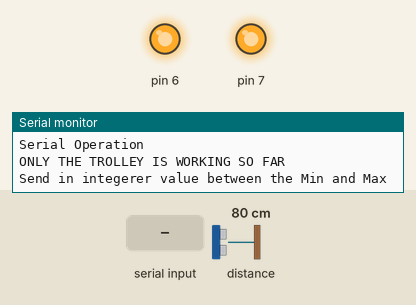
This sketch was run on a simulated Arduino Uno, built with avr-gcc and run on an emulated ATmega328P. Parts: output pins drawn as LEDs (lit = HIGH), the last lines printed to the serial monitor. The inputs (shaded band) are chosen by the test bench; at power-on: distance to the obstacle 80 cm.

Above: at 1.3 s.
1.4 s: "90,45\n" received over Serial
At 2.3 s:
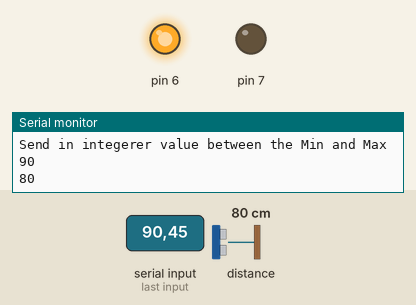
2.9 s: distance to the obstacle set to 11 cm
4.6 s: distance to the obstacle set to 8 cm
At 6.1 s:
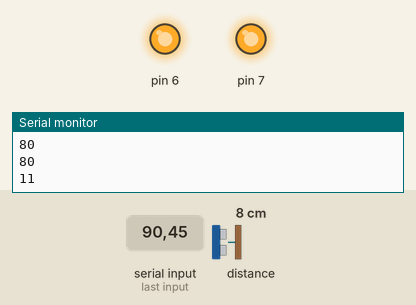
Timing chart, 0 to 7.6 s (numbered marks = the images above; inputs shaded):
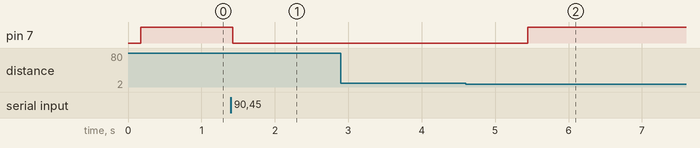

Measured:
- the behaviour switches between 10 and 9 cm on distance to the obstacle (found by bisection; images 1 and 2)
- after the input at 1.4 s, pin 7: HIGH → LOW at once
- after the input at 4.6 s, pin 7: LOW → HIGH after 0.84 s

The sketch:

main.ino
```cpp
/*------------------------------------------------------------------------------

  LIDARLite Arduino Library
  GetDistanceI2c

  This example shows how to initialize, configure, and read distance from a
  LIDAR-Lite connected over the I2C interface.

  Connections:
  LIDAR-Lite 5 Vdc (red) to Arduino 5v
  LIDAR-Lite I2C SCL (green) to Arduino SCL
  LIDAR-Lite I2C SDA (blue) to Arduino SDA
  LIDAR-Lite Ground (black) to Arduino GND

  (Capacitor recommended to mitigate inrush current when device is enabled)
  680uF capacitor (+) to Arduino 5v
  680uF capacitor (-) to Arduino GND

  See the Operation Manual for wiring diagrams and more information:
  http://static.garmin.com/pumac/LIDAR_Lite_v3_Operation_Manual_and_Technical_Specifications.pdf

------------------------------------------------------------------------------*/

#include <Wire.h>
#include <LIDARLite.h>

LIDARLite myLidarLite;

int EMERGENCY_STOP = 0;
boolean in_motion = false;
int DISTANCE = 0;
int min_position = 10;
int max_position = 300;

void setup()
{
  Serial.begin(9600); // Initialize serial connection to display distance readings
  while (!Serial) {
    ; // wait for serial port to connect. Needed for native USB
  }
  Serial.println("Welcome");
  Serial.println("Boad Rate: 9600");
  Serial.println("Trolley...");
  Serial.println("  Min Position: 10");
  Serial.println("  Max Position: 300");
  Serial.println("Winch...");
  Serial.println("  Min Position: 10");
  Serial.println("  Max Position: 300");
  Serial.println("Serial Operation");
  Serial.println("ONLY THE TROLLEY IS WORKING SO FAR");
  Serial.println("Send in integerer value between the Min and Max");
  /*
    begin(int configuration, bool fasti2c, char lidarliteAddress)

    Starts the sensor and I2C.

    Parameters
    ----------------------------------------------------------------------------
    configuration: Default 0. Selects one of several preset configurations.
    fasti2c: Default 100 kHz. I2C base frequency.
      If true I2C frequency is set to 400kHz.
    lidarliteAddress: Default 0x62. Fill in new address here if changed. See
      operating manual for instructions.
  */
  myLidarLite.begin(0, true); // Set configuration to default and I2C to 400 kHz

  /*
    configure(int configuration, char lidarliteAddress)

    Selects one of several preset configurations.

    Parameters
    ----------------------------------------------------------------------------
    configuration:  Default 0.
      0: Default mode, balanced performance.
      1: Short range, high speed. Uses 0x1d maximum acquisition count.
      2: Default range, higher speed short range. Turns on quick termination
          detection for faster measurements at short range (with decreased
          accuracy)
      3: Maximum range. Uses 0xff maximum acquisition count.
      4: High sensitivity detection. Overrides default valid measurement detection
          algorithm, and uses a threshold value for high sensitivity and noise.
      5: Low sensitivity detection. Overrides default valid measurement detection
          algorithm, and uses a threshold value for low sensitivity and noise.
    lidarliteAddress: Default 0x62. Fill in new address here if changed. See
      operating manual for instructions.
  */
  myLidarLite.configure(0); // Change this number to try out alternate configurations

  /*
   * Define Relays
   */
  pinMode(7, OUTPUT);
  pinMode(6, OUTPUT);
  digitalWrite(7, HIGH);
  digitalWrite(6, HIGH);
}

void loop()
{
  while (Serial.available() > 0) {
    int pulley_destination = Serial.parseInt();
    Serial.println(pulley_destination);
    if (!in_motion) {
      seek_position(pulley_destination);
      if (EMERGENCY_STOP == 22222) {
        Serial.println("EMERGENCY_STOP");
      }
    }
  }
}

// TODO: running average
  /*
    distance(bool biasCorrection, char lidarliteAddress)

    Take a distance measurement and read the result.

    Parameters
    ----------------------------------------------------------------------------
    biasCorrection: Default true. Take aquisition with receiver bias
      correction. If set to false measurements will be faster. Receiver bias
      correction must be performed periodically. (e.g. 1 out of every 100
      readings).
    lidarliteAddress: Default 0x62. Fill in new address here if changed. See
      operating manual for instructions.
  */
void seek_position(int to_position) {
  in_motion = true;
  //error check input
  if (to_position < min_position || to_position > max_position) {
    in_motion = false;
    return;
  }
  boolean complete = false;
  boolean left_on = false;
  boolean right_on = false;
  while (!complete) {
    DISTANCE = myLidarLite.distance();
    Serial.println(DISTANCE);
    EMERGENCY_STOP = Serial.parseInt();
    if (EMERGENCY_STOP == 22222) {
      break;
    }
    // Take 99 measurements without receiver bias correction
    for(int i = 0; i < 99; i++)
    {
      DISTANCE = myLidarLite.distance(false);
      // kill if passed distance limits
      if (DISTANCE < min_position || DISTANCE > max_position){
        digitalWrite(7, HIGH);
        digitalWrite(6, HIGH);
        in_motion = false;
        return;
      }

      // check if we should move left, and turn on correct relay for left movement
      if (to_position > DISTANCE && !right_on) {
        left_on = true;
        digitalWrite(7, LOW);
      }
      // if position being traveled to has been passed than stop.
      if (to_position < DISTANCE && left_on){
        digitalWrite(7, HIGH);
        in_motion = false;
        return;
      }

      // check if we should move right, and turn on correct relay for right movement
      if (to_position < DISTANCE && !left_on) {
        right_on = true;
        digitalWrite(6, LOW);
      }
      // if position being traveled to has been passed than stop.
      if (to_position > DISTANCE && right_on){
        digitalWrite(6, HIGH);
        in_motion = false;
        return;
      }

    }
  }
}
```
